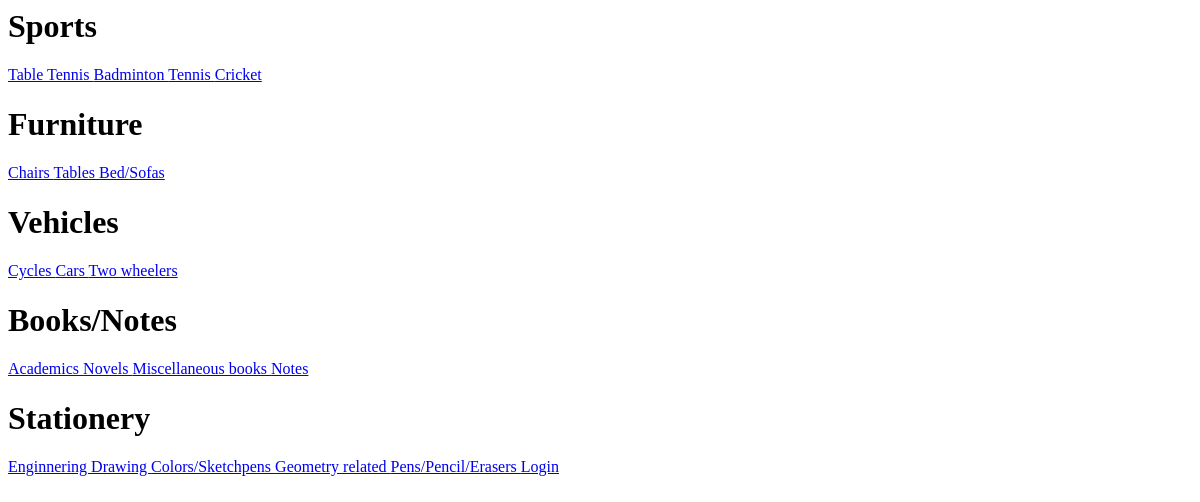
/, run on an earlier commit of the app's database.
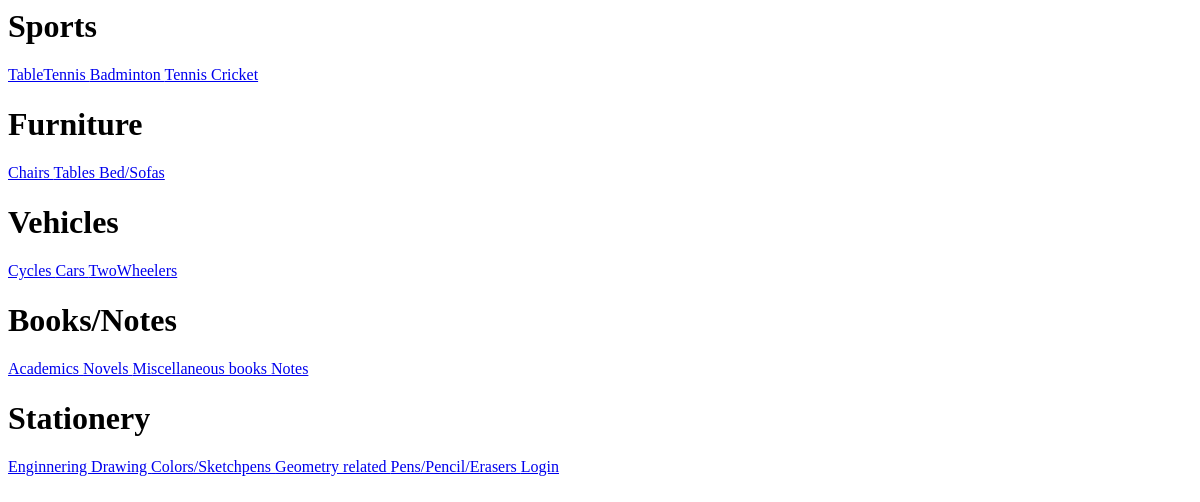
And on a later commit of the database.
### DashBoard/models.py (models this page shows)
class SubCategory(models.Model):
    Name = models.CharField(max_length=250)
    ParentCategory = models.ForeignKey(to=Category, on_delete=models.CASCADE)
    def __str__(self):
        return self.Name

### BackyardSale/views.py (the view)
# urls.py: path('', views.homeView.as_view(), name='home'),
class homeView(generic.ListView):
    template_name = 'home.html'
    context_object_name = 'Categories'
    def get_context_data(self, **kwargs):
        context = super(homeView, self).get_context_data(**kwargs)
        context['SubCategories'] = SubCategory.objects.all()
        return context
    def get_queryset(self):
        return Category.objects.all()

### DashBoard/models.py (called while the page is built)
    def __str__(self):
        return self.Name

### templates/home.html
{% extends 'base.html' %}
{% block body %}
    {% for category in Categories %}
        <h1>{{ category }}</h1>
        {% for subCat in SubCategories %}
            {% if subCat.ParentCategory == category %}
                <a href="{{ subCat }}/"> {{ subCat }} </a>
            {% endif %}
        {% endfor %}
    {% endfor %}
{% endblock %}

What changed in the data, as far as the page shows it:
changed SubCategory: Name "Table Tennis" → "TableTennis"
changed SubCategory: Name "Two wheelers" → "TwoWheelers"
